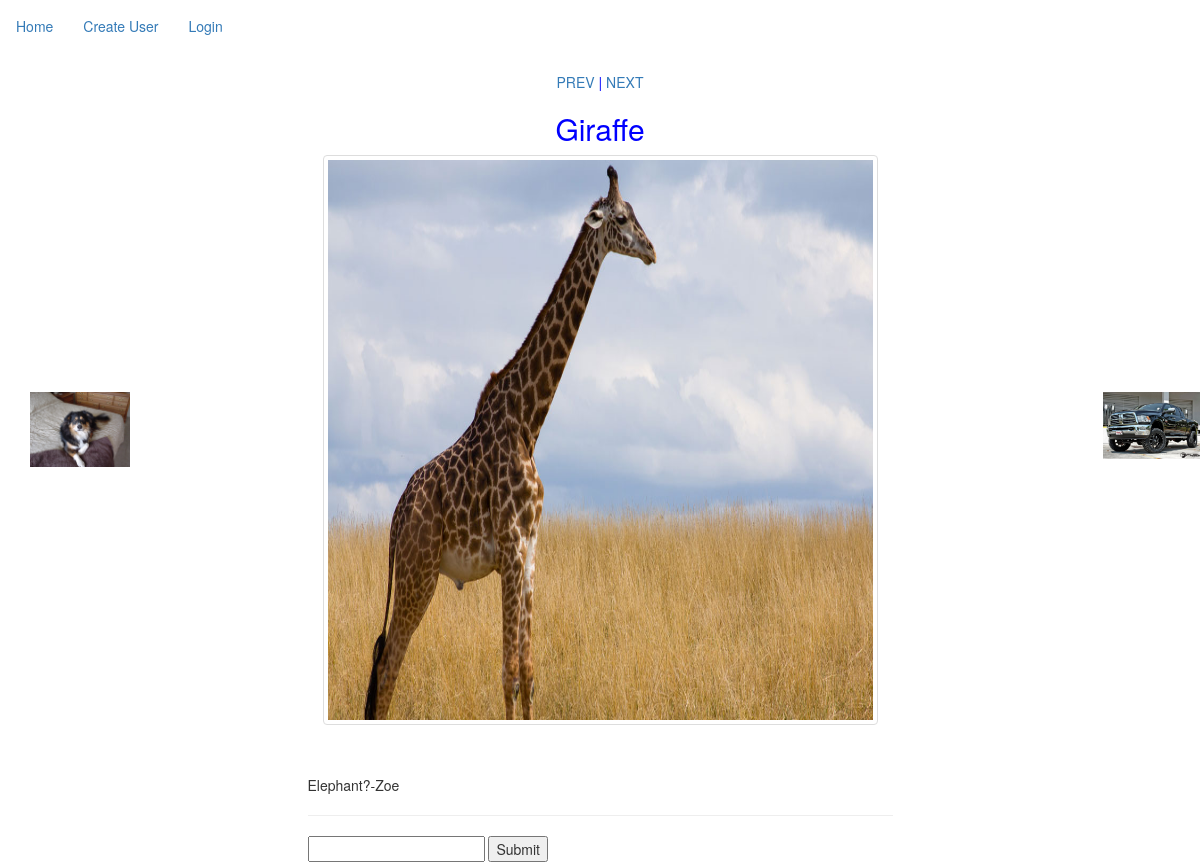
Screenshot of /image/3/ with the database file from the repository.
### image/models.py (models this page shows, shortened)
class Image(models.Model):
    user = models.ForeignKey('auth.User')
    title = models.CharField(max_length=40)
    description = models.TextField()
    time = models.DateTimeField(auto_now_add=True)
    picture = models.FileField()
    graphic = models.BooleanField(default=False)
    @property
    def image_url(self):
        if self.picture:
            return self.picture.url
        return "http://images.clipartpanda.com/animated-question-mark-for-powerpoint-1256186461796715642question-mark-icon.svg.hi.png"

class Comment(models.Model):
    user = models.ForeignKey('auth.User')
    body = models.CharField(max_length=140)
    image = models.ForeignKey(Image)
    time = models.DateTimeField(auto_now_add=True)

### image/views.py (the view)
# urls.py: url(r'^image/(?P<pk>\d+)/$', ImageDetailView.as_view(), name='image_detail_view'),
class ImageDetailView(DetailView):
    model = Image
    def get_context_data(self, **kwargs):
        context = super().get_context_data(**kwargs)
        comms = Comment.objects.filter(image=self.kwargs['pk'])
        x = Image.objects.all()
        y = x.get(id=self.kwargs['pk'])
        z = y.id
        next_page = z + 1
        prev_page = z - 1
        stopper_end = Image.objects.last().id
        stopper_start = Image.objects.first().id
        def next_right_x(self):
            current_id = z
            while current_id < stopper_end:
                current_id += 1
                try:
                    if x.get(id=current_id):
                        return current_id
                except ObjectDoesNotExist:
                    pass
            return stopper_start
        def next_left_x(self):
            current_id = z
            while current_id > 1:
                current_id -= 1
                try:
                    if x.get(id=current_id):
                        return current_id
                except ObjectDoesNotExist:
                    pass
            return stopper_end
        context['comms'] = comms
        context['left_obj'] = x.get(id=next_left_x(self))
        context['right_obj'] = x.get(id=next_right_x(self))
        return context

### templates/image/image_detail.html (shortened to what this page needs)
{% extends 'base.html' %}
{% block content %}
<div class="row">
<div class="col-md-3">
  <img class="left" src="{{ MEDIA_URL }}{{ left_obj.image_url }}" alt="" />
</div>
<div class="col-md-6">
  <div class="center">
    <a href="{% url 'image_detail_view' left_obj.id %}">PREV</a> |
    <a href="{% url 'image_detail_view' right_obj.id %}">NEXT</a>
  </div>
  <h2 class="center">{{ image.title }}</h2>
  <div class="thumbnail">
  <img class="medium" src="{{ MEDIA_URL }}{{ image.image_url }}" alt="" />
 </div>
 <div class="row blank"></div>
 <div class="row">
   <div class="col-md-3">
   </div>
   <br>
   {% for x in comms %}
   {{ x.body }}-{{ x.user }}<hr>
   {% endfor %}
   <form class="" action="{%  url 'comment_create_view' image.id %}" method="post">
          <input type="text" name="body" value="">
          <input type="submit" name="" value="Submit">
        </form>
 </div>
</div>
<div class="col-md-2">
</div>
<div class="col-md-1">
  <img class="right" src="{{ MEDIA_URL }}{{ right_obj.image_url }}" alt="" />
</div>
</div>
{% endblock %}

### image/static/css/theme.css (style rules this page uses)
.medium { height: 70vh !important; }
.blank { height: 10px; }
.center { text-align: center; color: blue; }
.left { padding-top: 40vh; max-width: 100px; max-width: 100px; }
.right { padding-top: 40vh; max-width: 100px; max-width: 100px; }

### rows the page displays
Image: image_url (picture)
Image: title "Giraffe", image_url (picture)
Comment: body "Elephant?", user "Zoe"
Image: image_url (placeholder picture)
